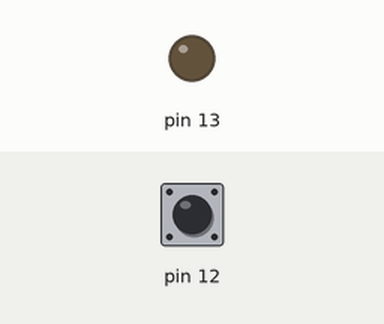
Simulated run of this sketch. Board: Arduino Uno, built with avr-gcc and run on an emulated ATmega328P. Shown: output pins drawn as LEDs (lit = HIGH). Inputs (shaded band) come from the test bench; at power-on: pin 12 HIGH.

Above: at 1.2 s.
1.3 s: pin 12 pulled LOW for 0.15 s
At 1.37 s:
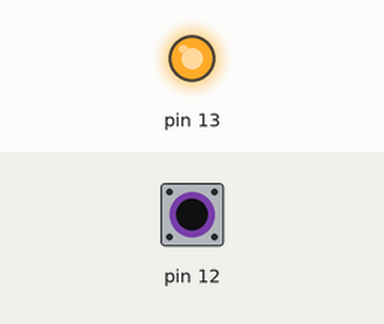
2.9 s: pin 12 pulled LOW for 3.2 s
At 6.7 s:
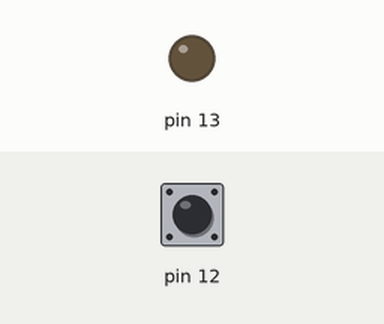
Timing chart, 0 to 8.2 s (numbered marks = the images above; inputs shaded):
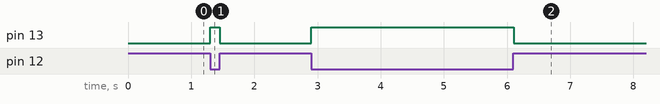

Measured:
- after the input at 1.3 s, pin 13: LOW → HIGH at once, → LOW 0.15 s later
- after the input at 2.9 s, pin 13: LOW → HIGH at once, → LOW 3.2 s later

The sketch:

code.ino
```cpp
 #define ddrxn *((volatile byte*) 0x24)
 #define portx *((volatile byte*) 0x25)
 #define pinx *((volatile byte*) 0x23)
 #define mc "atmega328p"
 void setup()
 {
  ddrxn = (1<<5);
  ddrxn &= ~(1<<4);
  portx |= (1<<4);
}
 void loop()
 {
  if(!(pinx & (1<<4)))
  {
 portx |= (1<<5);
  }
  else
  {
 portx &= ~(1<<5);
  }
  delay(10);
 }
```
